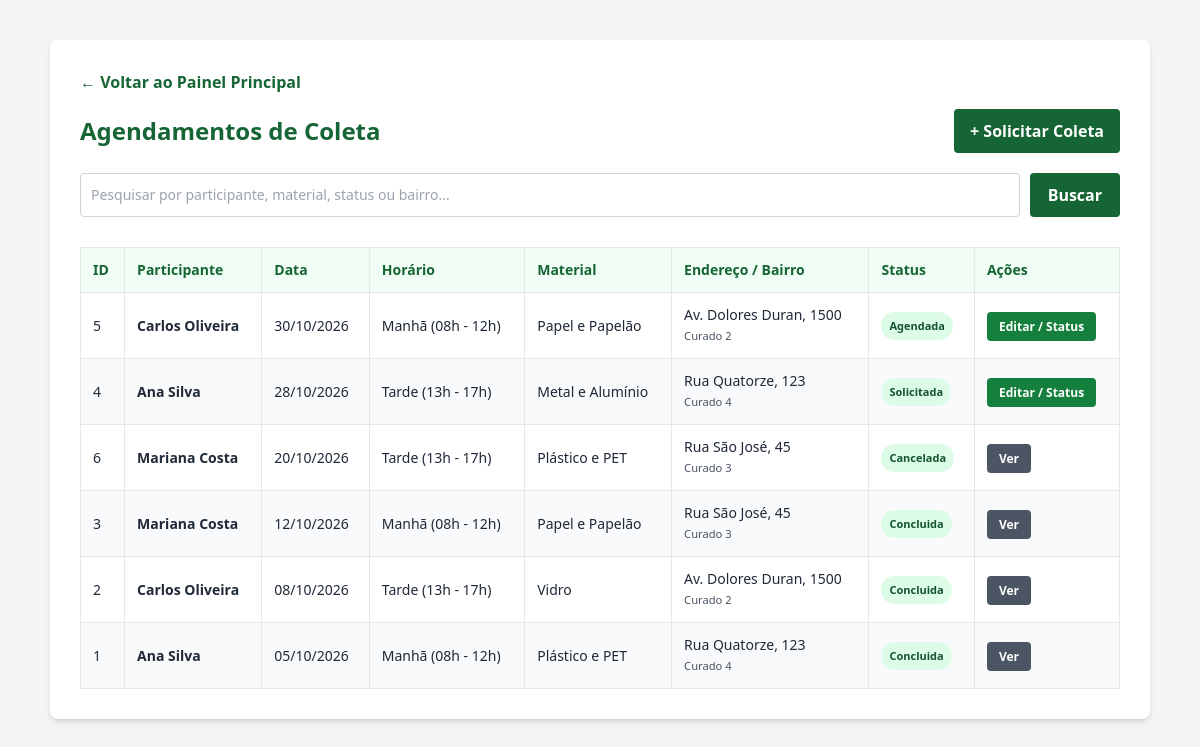
Screenshot of /CRUD_Agendamentos/listar.php (signed in) with the database file from the repository.
### tables this page shows
CREATE TABLE agendamento (
    id INT AUTO_INCREMENT PRIMARY KEY,
    participante_id INT NOT NULL,
    material_id INT NOT NULL,
    endereco VARCHAR(150) NOT NULL,
    bairro VARCHAR(80) NOT NULL,
    data_agendada DATE NOT NULL,
    faixa_horario VARCHAR(50) NOT NULL,
    status ENUM('Solicitada', 'Agendada', 'Concluida', 'Cancelada') NOT NULL DEFAULT 'Solicitada',
    observacoes TEXT NULL,
    criado_em DATETIME DEFAULT CURRENT_TIMESTAMP,
    CONSTRAINT fk_agendamento_participante FOREIGN KEY (participante_id)
        REFERENCES participante(id) ON DELETE RESTRICT ON UPDATE CASCADE,
    CONSTRAINT fk_agendamento_material FOREIGN KEY (material_id)
        REFERENCES material(id) ON DELETE RESTRICT ON UPDATE CASCADE
);

CREATE TABLE usuario (
    id INT AUTO_INCREMENT PRIMARY KEY,
    nome VARCHAR(100) NOT NULL,
    email VARCHAR(120) NOT NULL UNIQUE,
    senha_hash VARCHAR(255) NOT NULL,
    perfil ENUM('PARTICIPANTE', 'ADMIN', 'COLETOR') NOT NULL DEFAULT 'PARTICIPANTE',
    criado_em DATETIME DEFAULT CURRENT_TIMESTAMP
);

CREATE TABLE material (
    id INT AUTO_INCREMENT PRIMARY KEY,
    nome VARCHAR(60) NOT NULL UNIQUE,
    descricao VARCHAR(200) NOT NULL
);

### Models/Agendamento.php (called while the page is built, shortened)
<?php
class Agendamento
{
    private PDO $pdo;
    public function __construct(PDO $pdo)
    {
        $this->pdo = $pdo;
    }
    public function listar(string $busca = '', int $participanteId = 0): array
    {
        $sql = "SELECT a.*, u.nome AS nome_participante, m.nome AS nome_material
                FROM agendamento a
                JOIN participante p ON a.participante_id = p.id
                JOIN usuario u ON p.usuario_id = u.id
                JOIN material m ON a.material_id = m.id
                WHERE 1=1";
        $parametros = [];
        $sql .= " ORDER BY a.data_agendada DESC, a.id DESC";
        $stmt = $this->pdo->prepare($sql);
        $stmt->execute($parametros);
        return $stmt->fetchAll(PDO::FETCH_ASSOC);
    }
}

### CRUD_Agendamentos/listar.php (the view, shortened to what this page needs)
<?php
require_once __DIR__ . '/../Config/database.php';
require_once __DIR__ . '/../Models/Agendamento.php';
$perfil = $_SESSION['usuario_perfil'];
$agendamentoModel  = new Agendamento($pdo);
$busca = trim($_GET['busca'] ?? '');
$filtro_participante = 0;
if ($filtro_participante === -1) {
    $agendamentos = [];
} else {
    $agendamentos = $agendamentoModel->listar($busca, $filtro_participante);
}
?>
<!DOCTYPE html>
<html lang="pt-BR">
<head>
    <script src="https://cdn.tailwindcss.com"></script>
</head>
<body class="min-h-screen bg-gray-100 p-5 font-sans text-gray-800">
<div class="mx-auto my-5 max-w-[1100px] rounded-lg bg-white p-6 shadow-md sm:p-[30px]">
    <div class="mb-[15px]">
        <a href="../index.php" class="font-bold text-green-800 no-underline hover:text-green-900">&larr; Voltar ao Painel Principal</a>
    </div>
    <div class="mb-5 flex flex-col justify-between gap-4 sm:flex-row sm:items-center">
        <h2 class="m-0 text-2xl font-bold text-green-800"><?= ($perfil === 'PARTICIPANTE') ? 'Meus Agendamentos' : 'Agendamentos de Coleta' ?></h2>
        <a href="criar.php" class="rounded bg-green-800 px-4 py-[10px] text-center font-bold text-white no-underline hover:bg-green-900">+ Solicitar Coleta</a>
    </div>
    <form method="GET" action="listar.php" class="mb-5 flex flex-col gap-[10px] sm:flex-row">
        <input type="text" name="busca" value="<?= htmlspecialchars($busca) ?>" placeholder="Pesquisar por participante, material, status ou bairro..." class="min-w-0 flex-1 rounded border border-gray-300 p-[10px] text-sm focus:border-green-700 focus:outline-none focus:ring-1 focus:ring-green-700">
        <button type="submit" class="rounded bg-green-800 px-[18px] py-[10px] font-bold text-white hover:bg-green-900">Buscar</button>
    </form>
    <div class="overflow-x-auto">
    <table class="mt-[10px] w-full border-collapse">
        <thead>
            <tr>
                <th class="border border-gray-200 bg-green-50 p-3 text-left text-sm text-green-800">ID</th>
                <th class="border border-gray-200 bg-green-50 p-3 text-left text-sm text-green-800">Participante</th>
                <th class="border border-gray-200 bg-green-50 p-3 text-left text-sm text-green-800">Data</th>
                <th class="border border-gray-200 bg-green-50 p-3 text-left text-sm text-green-800">Horário</th>
                <th class="border border-gray-200 bg-green-50 p-3 text-left text-sm text-green-800">Material</th>
                <th class="border border-gray-200 bg-green-50 p-3 text-left text-sm text-green-800">Endereço / Bairro</th>
                <th class="border border-gray-200 bg-green-50 p-3 text-left text-sm text-green-800">Status</th>
                <th class="border border-gray-200 bg-green-50 p-3 text-left text-sm text-green-800">Ações</th>
            </tr>
        </thead>
        <tbody>
            <?php if (empty($agendamentos)): ?>
                <tr>
                    <td colspan="8" class="border border-gray-200 p-5 text-center text-gray-500">Nenhum agendamento encontrado.</td>
                </tr>
            <?php else: ?>
                <?php foreach ($agendamentos as $a): ?>
                    <tr class="even:bg-gray-50">
                        <td class="border border-gray-200 p-3 text-sm"><?= (int)$a['id'] ?></td>
                        <td class="border border-gray-200 p-3 text-sm"><strong><?= htmlspecialchars($a['nome_participante']) ?></strong></td>
                        <td class="border border-gray-200 p-3 text-sm"><?= date('d/m/Y', strtotime($a['data_agendada'])) ?></td>
                        <td class="border border-gray-200 p-3 text-sm"><?= htmlspecialchars($a['faixa_horario']) ?></td>
                        <td class="border border-gray-200 p-3 text-sm"><?= htmlspecialchars($a['nome_material']) ?></td>
                        <td class="border border-gray-200 p-3 text-sm">
                            <?= htmlspecialchars($a['endereco']) ?><br>
                            <small class="text-gray-600"><?= htmlspecialchars($a['bairro']) ?></small>
                        </td>
                        <td class="border border-gray-200 p-3 text-sm">
                            <span class="inline-block rounded-full bg-green-100 px-2 py-1 text-[11px] font-bold text-green-900">
                                <?= htmlspecialchars($a['status']) ?>
                            </span>
                        </td>
                        <td class="border border-gray-200 p-3 text-sm">
                            <?php if ($a['status'] === 'Solicitada' || $a['status'] === 'Agendada'): ?>
                                <a href="editar.php?id=<?= (int)$a['id'] ?>" class="rounded bg-green-700 px-3 py-1.5 text-xs font-bold text-white no-underline hover:bg-green-900">Editar / Status</a>
                            <?php else: ?>
                                <a href="editar.php?id=<?= (int)$a['id'] ?>" class="rounded bg-gray-600 px-3 py-1.5 text-xs font-bold text-white no-underline hover:bg-gray-700">Ver</a>
                            <?php endif; ?>
                        </td>
                    </tr>
                <?php endforeach; ?>
            <?php endif; ?>
        </tbody>
    </table>
    </div>
</div>
</body>
</html>

### rows the page displays
agendamento: id "5", usuario.nome "Carlos Oliveira", data_agendada "30/10/2026", faixa_horario "Manhã (08h - 12h)", material.nome "Papel e Papelão", endereco "Av. Dolores Duran, 1500", bairro "Curado 2", status "Agendada"
agendamento: id "4", usuario.nome "Ana Silva", data_agendada "28/10/2026", faixa_horario "Tarde (13h - 17h)", material.nome "Metal e Alumínio", endereco "Rua Quatorze, 123", bairro "Curado 4", status "Solicitada"
agendamento: id "6", usuario.nome "Mariana Costa", data_agendada "20/10/2026", faixa_horario "Tarde (13h - 17h)", material.nome "Plástico e PET", endereco "Rua São José, 45", bairro "Curado 3", status "Cancelada"
agendamento: id "3", usuario.nome "Mariana Costa", data_agendada "12/10/2026", faixa_horario "Manhã (08h - 12h)", material.nome "Papel e Papelão", endereco "Rua São José, 45", bairro "Curado 3", status "Concluida"
agendamento: id "2", usuario.nome "Carlos Oliveira", data_agendada "08/10/2026", faixa_horario "Tarde (13h - 17h)", material.nome "Vidro", endereco "Av. Dolores Duran, 1500", bairro "Curado 2", status "Concluida"
agendamento: id "1", usuario.nome "Ana Silva", data_agendada "05/10/2026", faixa_horario "Manhã (08h - 12h)", material.nome "Plástico e PET", endereco "Rua Quatorze, 123", bairro "Curado 4", status "Concluida"
